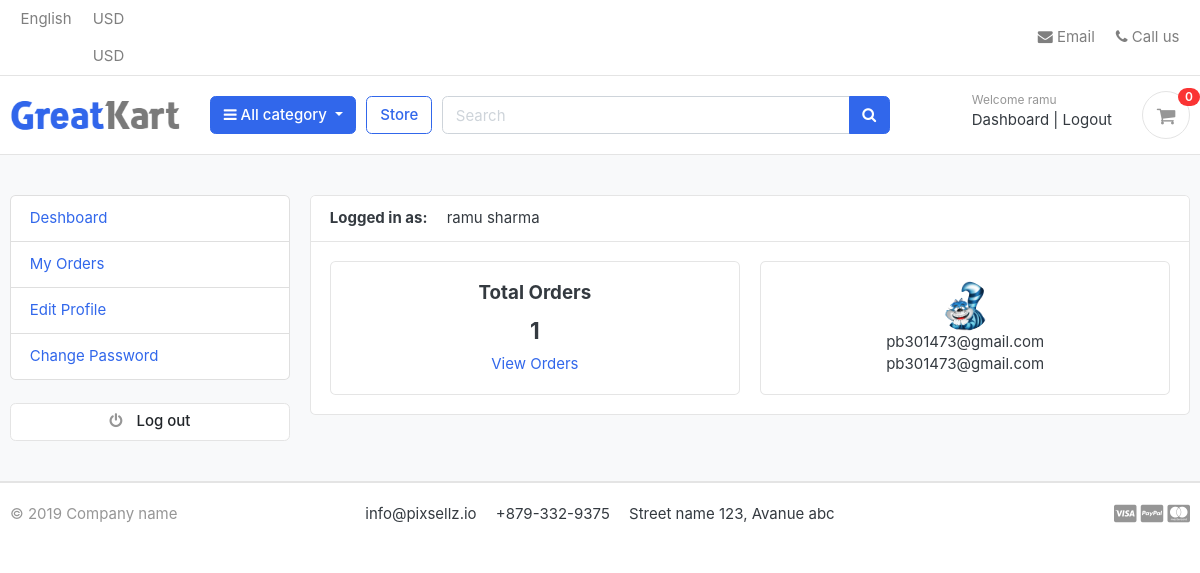
The app's page /accounts/deshboard/ (signed in) with its own data.
### accounts/models.py (models this page shows, shortened)
class Account(AbstractBaseUser):
    first_name      = models.CharField(max_length=50)
    last_name       = models.CharField(max_length=50)
    username        = models.CharField(max_length=50, unique=True)
    email           = models.EmailField(max_length=100, unique=True)
    phone_number    = models.CharField(max_length=50)
    date_joined     = models.DateTimeField(auto_now_add=True)
    last_login      = models.DateTimeField(auto_now_add=True)
    is_admin        = models.BooleanField(default=False)
    is_staff        = models.BooleanField(default=False)
    is_active        = models.BooleanField(default=False)
    is_superadmin        = models.BooleanField(default=False)
    USERNAME_FIELD = 'email'
    REQUIRED_FIELDS = ['username', 'first_name', 'last_name']
    objects = MyAccountManager()
    def full_name(self):
        return f'{self.first_name} {self.last_name}'

class UserProfile(models.Model):
    user = models.OneToOneField(Account , on_delete=models.CASCADE)
    address_line_1 = models.CharField(blank=True , max_length=100)
    address_line_2 = models.CharField(blank=True , max_length=100)
    profile_picture = models.ImageField(blank=True, upload_to='userprofile')
    city = models. CharField(blank=True, max_length=20)
    state = models. CharField(blank=True, max_length=20)
    country = models. CharField(blank=True, max_length=20)

### accounts/views.py (the view)
# urls.py: path('deshboard/' , views.deshboard , name = 'deshboard'),
@login_required(login_url='login')
def deshboard(request):
    orders = Order.objects.order_by('-created_at').filter(user_id=request.user.id, is_ordered=True)
    orders_count = orders.count()
    userprofile = UserProfile.objects.get(user_id=request.user.id)
    context = {
        'orders_count':orders_count,
        'userprofile':userprofile,
    }
    return render(request , 'accounts/deshboard.html', context)

### carts/context_processors.py (called while the page is built)
def counter(request):
    cart_count = 0
    if 'admin' in request.path:
        return {}
    else:
        try:
            cart = Cart.objects.filter(cart_id=_cart_id(request))
            if request.user.is_authenticated:
                cart_items = CartItem.objects.all().filter(user=request.user)
            else:
                cart_items = CartItem.objects.all().filter(cart=cart[:1])
            for cart_item in cart_items:
                cart_count += cart_item.quantity
        except Cart.DoesNotExist:
            cart_count = 0
    return dict(cart_count= cart_count)

### carts/views.py (called while the page is built)
def _cart_id(request):
    cart = request.session.session_key
    if not cart:
        cart = request.session.create()
    return cart

### category/context_processors.py (called while the page is built)
def menu_links(request):
    links = Category.objects.all()
    return dict(links = links)

### category/models.py (called while the page is built)
    def get_url(self):
        return reverse('products_by_category', args=[self.slug])

### templates/accounts/deshboard.html (shortened to what this page needs)
{% extends 'base.html' %}
{% block content %}
<section class="section-conten padding-y bg">
    <div class="container">
        <div class="row">
        {% include 'includes/deshboard_sidebar.html'%}
        <main class="col-md-9">
            <article class="card">
            <header class="card-header">
                <strong class="d-inline-block mr-3">Logged in as:</strong>
                <span>{{user.full_name}}</span>
            </header>
            <div class="card-body">
                <div class="row">
                    <div class="col-md-6">
                        <div class='card' style="text-align:center">
                            <div class="card-body">
                                <h5 class = "card-title">Total Orders</h5>
                                <h4>{{orders_count}}</h4>
                                <a href="{% url 'my_orders' %}">View Orders</a>
                            </div>
                        </div>
                    </div>
                    <div class="col-md-6">
                        <div class='card' style="text-align:center">
                            <div class="card-body">
                                <img src="{{userprofile.profile_picture.url}}" alt="User Profile Picture" width="50" height="50" style="border-radius:50%;">
                                <p class="mb-0">{{user.email}}</p>
                                <p>{{user.phone_number}}</p>
                            </div>
                        </div>
                    </div>
                </div>
            </div>
            </article>
        </main>
    </div>
    </div>
    </section>
{% endblock %}

### templates/includes/navbar.html (shortened to what this page needs)
{% load static %}
<header class="section-header">
    <nav class="navbar p-md-0 navbar-expand-sm navbar-light border-bottom">
    <div class="container">
      <div class="collapse navbar-collapse" id="navbarTop4">
        <ul class="navbar-nav mr-auto">
            <li class="nav-item dropdown">
                 <a href="#" class="nav-link">   English </a>
            </li>
            <li class="nav-item dropdown">
                <a href="#" class="nav-link"> USD </a>
                <a href="#" class="nav-link"> USD </a>
            </li>
        </ul>
        <ul class="navbar-nav">
            <li><a href="#" class="nav-link"> <i class="fa fa-envelope"></i> Email </a></li>
            <li><a href="#" class="nav-link"> <i class="fa fa-phone"></i> Call us </a></li>
        </ul>
      </div>
    </div>
    </nav>
    <section class="header-main border-bottom">
        <div class="container">
    <div class="row align-items-center">
        <div class="col-lg-2 col-md-3 col-6">
            <a href="{% url 'home' %}" class="brand-wrap">
                <img class="logo" src="{% static './images/logo.png' %}">
            </a>
        </div>
        <div class="col-lg col-sm col-md col-6 flex-grow-0">
            <div class="category-wrap dropdown d-inline-block float-right">
                <button type="button" class="btn btn-primary dropdown-toggle" data-toggle="dropdown">
                    <i class="fa fa-bars"></i> All category
                </button>
            </div>
        </div>
        <a href="{% url 'store' %}" class="btn btn-outline-primary">Store</a>
        <div class="col-lg  col-md-6 col-sm-12 col">
            <form action="{% url 'search' %}" class="search" method='GET' >
                <div class="input-group w-100">
                    <input type="text" class="form-control" style="width:60%;" placeholder="Search" name="keyword">
                    <div class="input-group-append">
                      <button class="btn btn-primary" type="submit">
                        <i class="fa fa-search"></i>
                      </button>
                    </div>
                </div>
            </form>
        </div>
        <div class="col-lg-3 col-sm-6 col-8 order-2 order-lg-3">
                    <div class="d-flex justify-content-end mb-3 mb-lg-0">
                        {% if user.id is  None %}
                        <div class="widget-header">
                            <small class="title text-muted">Welcome guest!</small>
                            <div>
                                <a href="{% url 'login'%}">Sign in</a> <span class="dark-transp"> | </span>
                                <a href="{% url 'register'%}"> Register</a>
                            </div>
                        </div>
                        {% else %}
                        <div class="widget-header">
                            <small class="title text-muted">Welcome {{ user.first_name }}</small>
                            <div>
                                <a href="{% url 'deshboard' %}">Dashboard</a> <span class="dark-transp"> | </span>
                                <a href="{% url 'logout' %}"> Logout</a>
                            </div>
                        </div>
                        {% endif %}
                        <a href="{% url 'cart' %}" class="widget-header pl-3 ml-3">
                            <div class="icon icon-sm rounded-circle border"><i class="fa fa-shopping-cart"></i></div>
                            <span class="badge badge-pill badge-danger notify">{{ cart_count }}</span>
                        </a>
                    </div>
                </div>
    </div>
        </div>
    </section>
    </header>

### static/css/ui.css (style rules this page uses)
html { font-family: "Inter", sans-serif; font-size: 15px; }
.icon-xs, .icon-sm, .icon-md, .icon-lg { display: inline-block; text-align: center; flex-shrink: 0; flex-grow: 0; }
.icon-sm { width: 48px; height: 48px; line-height: 48px !important; font-size: 20px; }
.padding-y { padding-top: 40px; padding-bottom: 40px; }
article:after, .form-group:after { display: block; clear: both; content: ""; }
.bg { background-color: #f8f9fa; }
p:last-child { margin-bottom: 0; }
.header-main { position: relative; padding-top: 1rem; padding-bottom: 1rem; }
.brand-wrap .logo, .navbar-brand .logo { margin-right: 7px; max-height: 42px; display: inline-block; }
.widget-header { display: inline-block; vertical-align: middle; position: relative; }
.widget-header a { color: #343a40; }
.widget-header i { color: #969696; }
.widget-header .title { display: block; }
.widget-header .notify { position: absolute; top: -3px; right: -10px; }
.notify { position: absolute; top: -4px; right: -10px; display: inline-block; padding: 0.25em 0.6em; font-size: 12px; line-height: 1; text-align: center; border-radius: 3rem; color: #fff; background-color: #fa3434; }

### records on screen
Account: first_name "ramu", full_name "ramu sharma", email "pb301473@gmail.com", phone_number "pb301473@gmail.com"
UserProfile: profile_picture (placeholder picture)

### other values on screen
{{ cart_count }} "0"
{{ orders_count }} "1"
